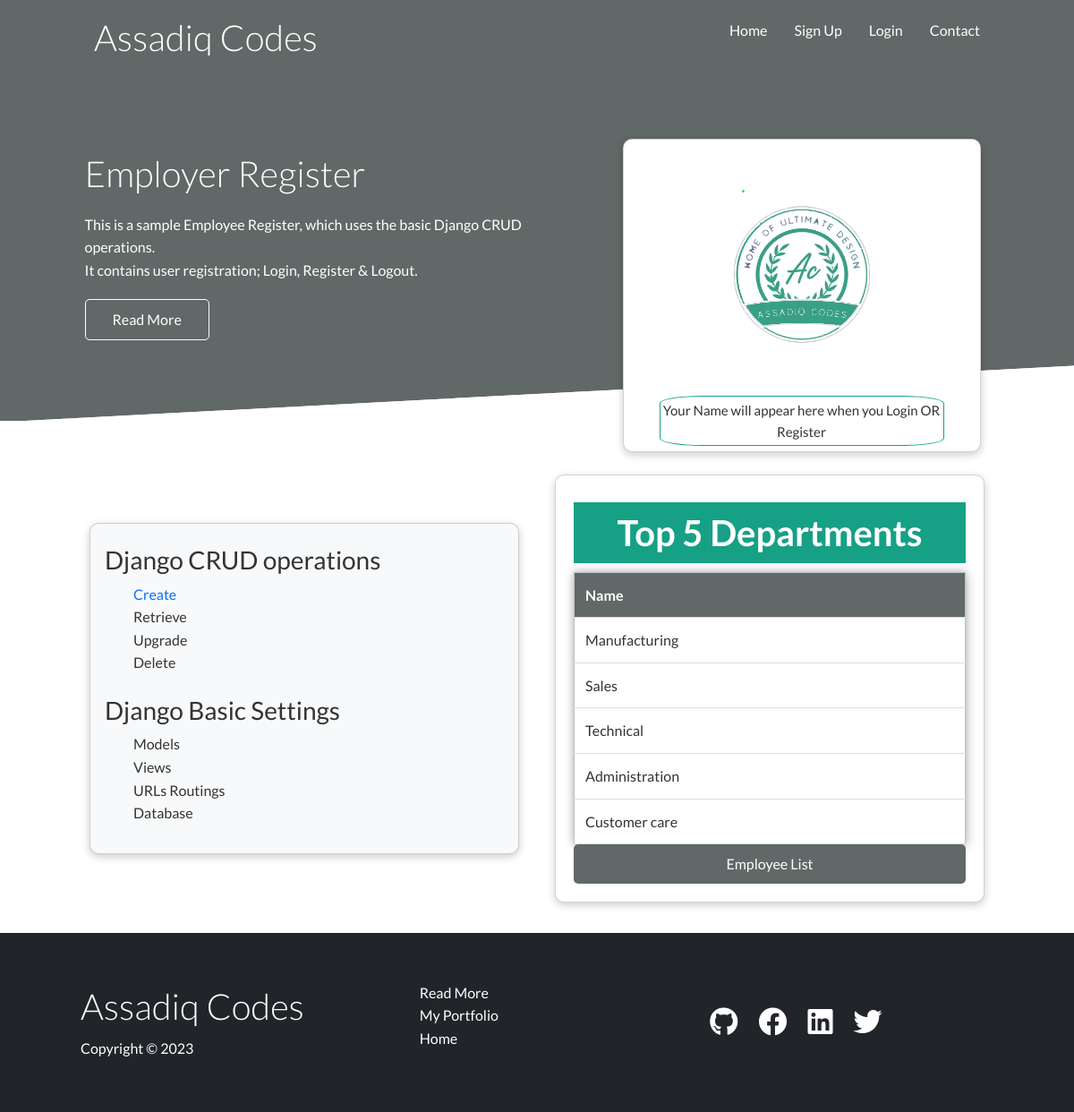
/employee_register/, run on the app's committed database.
### employee_register/models.py (models this page shows, shortened)
class Department(models.Model):
    name = models.CharField(max_length=50)

### employee_register/views.py (the view)
# urls.py: path('', index, name='index'),
def index(request):
    departments = Department.objects.all()
    context = { 'departments': departments }
    return render(request, 'employee_register/index.html', context)

### employee_register/templates/employee_register/index.html (shortened to what this page needs)
<!DOCTYPE html>
{% load static %}
<html lang="en">
<head>
    <link href="https://cdn.jsdelivr.net/npm/bootstrap@5.2.3/dist/css/bootstrap.min.css" rel="stylesheet">
    <link rel="stylesheet" href="https://cdnjs.cloudflare.com/ajax/libs/font-awesome/5.15.1/css/all.min.css" />
    <link rel="stylesheet" href="{% static 'css/utilities.css' %}">
    <link rel="stylesheet" href="{% static 'css/home.css' %}">
</head>
<body>
    <div class="navbar">
        <div class="container flex">
            <h1 class="logo" ><a href="{% url 'employee_register:index' %}">Assadiq Codes</a></h1>
            <nav>
                <ul>
                    <li><a href="{% url 'employee_register:index' %}">Home</a></li>
                        {% if request.user.is_authenticated %}
                        <li class="nav-item">
                            <a href="{% url 'logout' %}" class="nav_link">Logout</a>
                        </li>
                        {% else %}
                        <li class="nav-item">
                            <a href="{% url 'register' %}" class="nav_link">Sign Up</a>
                        </li>
                        <li class="nav-item">
                            <a href="{% url 'login' %}" class="nav_link">Login</a>
                        </li>
                        {% endif %}
                    <li><a href="docs.html">Contact</a></li>
                </ul>
            </nav>
        </div>
    </div>
    {% block content %}
    <section class="showcase">
        <div class="container grid">
            <div class="showcase-text">
                <h1>Employer Register</h1>
                <p>This is a sample Employee Register, which uses the basic Django CRUD operations. <br>
                   It contains user registration; Login, Register & Logout.
                </p>
                <a href="{% url 'employee_register:read_more' %}" class="btn btn-outline">Read More</a>
            </div>
            <div class="showcase-form card">
                <img src="{% static 'img/logo.png' %}" alt="">
                {% if request.user.is_authenticated %}
                   <p class="user-login-text">Hello, {{ request.user.username }} | <i class="fas fa-lock"></i></p>
                {% else %}
                   <p class="user-login-text">Your Name will appear here when you Login OR Register</p>
                {% endif %}
            </div>
        </div>
    </section>
    <br>
    <section class="docs-main my-4">
        <div class="container grid">
            <div class="card bg-light p-3">
                <h3 class="my-2">Django CRUD operations</h3>
                <nav>
                    <ul>
                        <li><a class="text-primary" href="{% url 'employee_register:read_more' %}">Create</a></li>
                        <li><a href="{% url 'employee_register:read_more' %}">Retrieve</a></li>
                        <li><a href="{% url 'employee_register:read_more' %}">Upgrade</a></li>
                        <li><a href="{% url 'employee_register:read_more' %}">Delete</a></li>
                    </ul>
                </nav>
                <h3 class="my-2">Django Basic Settings</h3>
                <nav>
                    <ul>
                        <li><a href="#">Models</a></li>
							<li><a href="#">Views</a></li>
							<li><a href="#">URLs Routings</a></li>
							<li><a href="#">Database</a></li>
                    </ul>
                </nav>
            </div>
            <div class="card">
                <h1 class="total">Top 5 Departments</h1>
                <table>
                    <tr id="header">
                        <th>Name</th>
                    </tr>
                    {% for department in departments %}
                        <tr>
                            <td><a href="{% url 'employee_register:department_detail' department.pk %}">{{ department.name }}</a></td>
                    {% empty %}
                        </tr>
                    {% endfor %}
                </table>
                <a class="btn"  href="{% url 'employee_register:employee_list' %}">Employee List</a>
            </div>
        </div>
    </section>
    {% endblock %}
    <footer class="footer bg-dark py-5">
        <div class="container grid grid-3">
            <div>
                <h1>Assadiq Codes
                </h1>
                <p>Copyright &copy; 2023</p>
            </div>
            <nav>
                <ul>
                    <li><a href="{% url 'employee_register:read_more' %}">Read More</a></li>
                    <li><a href="https://assadiq01.github.io/assadiq/">My Portfolio</a></li>
                    <li><a href="{% url 'employee_register:index' %}">Home</a></li>
                </ul>
            </nav>
            <div class="social">
                <a href="https://github.com/Assadiq01/"><i class="fab fa-github fa-2x"></i></a>
                <a href="https://web.facebook.com/abubakara.yunus.94/"><i class="fab fa-facebook fa-2x"></i></a>
                <a href="https://www.linkedin.com/in/abubakar-ashiru-yunusa-394745245/"><i class="fab fa-linkedin fa-2x"></i></a>
                <a href="https://twitter.com/Assadiq15494031"><i class="fab fa-twitter fa-2x"></i></a>
            </div>
        </div>
    </footer>
</body>
</html>

### employee_register/static/css/utilities.css (style rules this page uses)
.container { max-width: 1100px; margin: 0 auto; overflow: auto; padding: 0 40px; }
.card { background-color: #fff; color: #333; border-radius: 10px; box-shadow: 0 3px 10px rgba(0, 0, 0, 0.2); padding: 20px; margin: 10px; }
.btn { display: inline-block; padding: 10px 30px; cursor: pointer; background: var(--primary-color); color: #fff; border: none; border-radius: 5px; }
.btn-outline { background-color: transparent; border: 1px #fff solid; }
.bg-dark, .btn-dark { background-color: var(--dark-color); color: #fff; }
.bg-light, .btn-light { background-color: var(--light-color); color: #333; }
.bg-primary a, .btn-primary a, .bg-secondary a, .btn-secondary a, .bg-dark a, .btn-dark a { color: #fff; }
.text-primary { color: var(--primary-color); }
.flex { display: flex; justify-content: center; align-items: center; height: 100%; }
.grid { display: grid; grid-template-columns: repeat(2, 1fr); gap: 20px; justify-content: center; align-items: center; height: 100%; }
.grid-3 { grid-template-columns: repeat(3, 1fr); }
.my-2 { margin: 1.5rem 0; }
.my-4 { margin: 3rem 0; }
.py-5 { padding: 4rem 0; }
.p-3 { padding: 2rem; }

### employee_register/static/css/home.css (style rules this page uses)
:root { --primary-color: #606967; --secondary-color: #1c3fa8; --dark-color: #0a4639; --light-color: #f4f4f4; --success-color: #5cb85c; --error-color: #d9534f; }
* { box-sizing: border-box; padding: 0; margin: 0; }
body { font-family: 'Lato', sans-serif; color: #333; line-height: 1.6; }
ul { list-style-type: none; }
a { text-decoration: none; color: #333; }
h1, h2 { font-weight: 300; line-height: 1.2; margin: 10px 0; }
p { margin: 10px 0; }
img { width: 100%; }
.navbar { background-color: var(--primary-color); color: #fff; height: 70px; }
.navbar ul { display: flex; }
.navbar a { color: #fff; padding: 10px; margin: 0 5px; }
.navbar .flex { justify-content: space-between; }
.showcase { height: 400px; background-color: var(--primary-color); color: #fff; position: relative; }
.showcase h1 { font-size: 40px; }
.showcase p { margin: 20px 0; }
.showcase .grid { overflow: visible; grid-template-columns: 55% auto; gap: 30px; }
.showcase-text { animation: slideInFromLeft 1s ease-in; }
.showcase-form { position: relative; top: 60px; height: 350px; width: 400px; padding: 40px; z-index: 100; justify-self: flex-end; animation: slideInFromRight 1s ease-in; }
.showcase::before, .showcase::after { content: ''; position: absolute; height: 100px; bottom: -70px; right: 0; left: 0; background: #fff; transform: skewY(-3deg); -webkit-transform: skewY(-3deg); -moz-transform: skewY(-3deg); -ms-transform: skewY(-3deg); }
.footer .social a { margin: 0 10px; }
table { border-collapse: collapse; width: 100%; height: 100px; border: 1px solid #bdc3c7; box-shadow: 2px 2px 12px rgba(0, 0, 0, 0.2), -1px -1px 8px rgba(0, 0, 0, 0.2); }
tr { transition: all .2s ease-in; cursor: pointer; }
th, td { padding: 12px; text-align: left; border-bottom: 1px solid #ddd; }
#header { background-color: #606967; color: #fff; }
.total { font-weight: 600; text-align: center; background-color: #16a085; color: #fff; padding: 10px 0px; }

### employee_register/templates/employee_register/index.html (style rules this page uses)
.user-login-text { font-size:15px; border: 1px solid #16a085; padding: 3px 3px 3px 3px; text-align: center; border-radius: 15%; }

### data on the page
Department: name "Manufacturing"
Department: name "Sales"
Department: name "Technical"
Department: name "Administration"
Department: name "Customer care"
